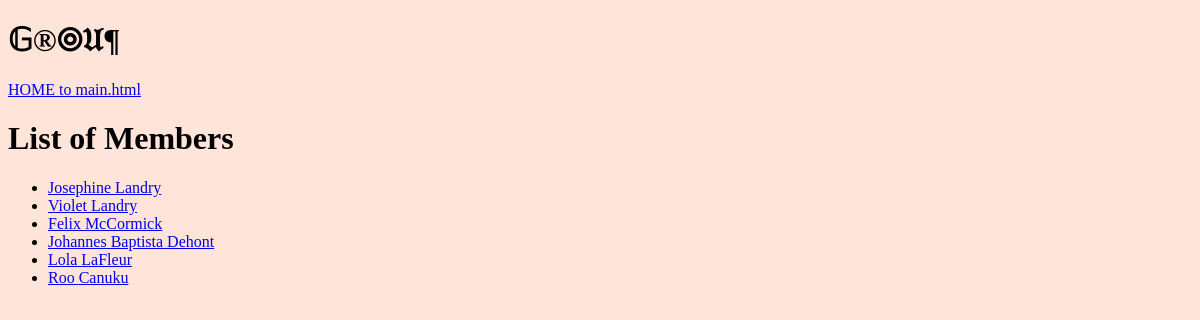
The page /members/ on the database its author committed.
### members/models.py (models this page shows)
class Member(models.Model):
    firstname = models.CharField(max_length=255)
    lastname = models.CharField(max_length=255)
    phone = models.IntegerField(null=True)
    joined_date = models.DateField(null=True)

### members/views.py (the view)
# urls.py: path('members/', views.members, name='members'),
def members(request):
  mymembers = Member.objects.all().values()
  template = loader.get_template('members/allmembers.html')
  context = {
    'mymembers': mymembers,
  }
  return HttpResponse(template.render(context, request))

### members/templates/members/allmembers.html (shortened to what this page needs)
{% extends "members/base.html" %}
{% block content %}
  <p><a href="/">HOME to main.html</a></p>
  <h1>List of Members</h1>
  <ul>
    {% for x in mymembers %}
      <li><a href="details/{{ x.id }}">{{ x.firstname }} {{ x.lastname }}</a></li>
    {% endfor %}
  </ul>
{% endblock %}

### members/static/first.css (style rules this page uses)
body { background: white url("images/background.png") no-repeat; background-color: rgb(255, 228, 217); font-family: Franklin Gothic, News Gothic, Minion, Mrs Eaves, Rockwell, Georgia; }

### rows shown on the page
Member: firstname "Josephine", lastname "Landry"
Member: firstname "Violet", lastname "Landry"
Member: firstname "Felix", lastname "McCormick"
Member: firstname "Johannes Baptista", lastname "Dehont"
Member: firstname "Lola", lastname "LaFleur"
Member: firstname "Roo", lastname "Canuku"
